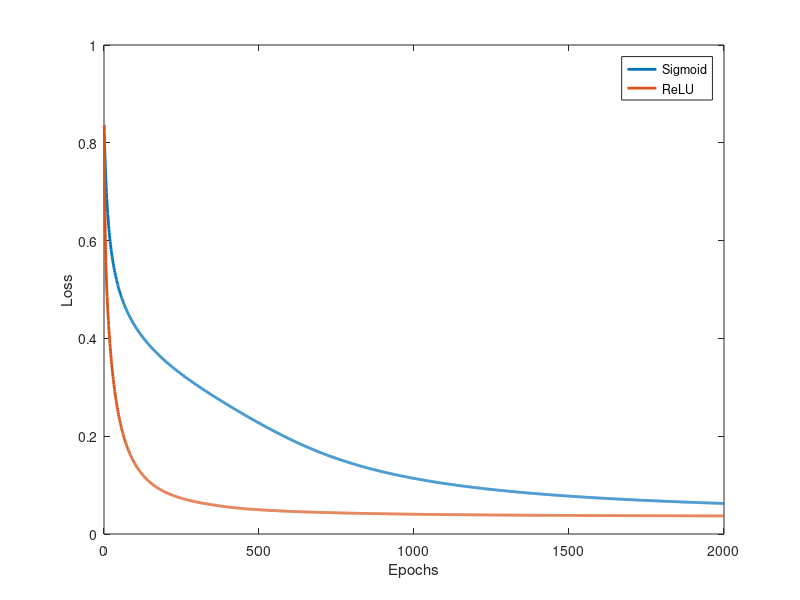
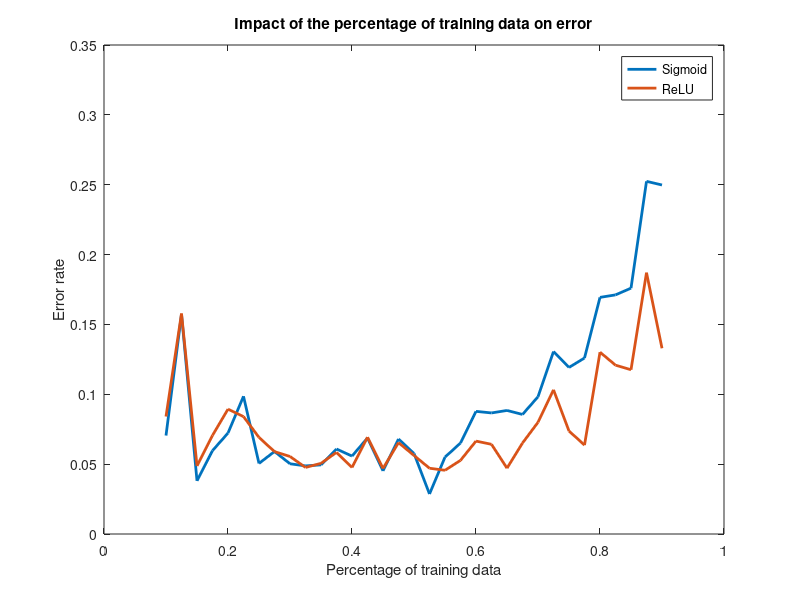

Write MATLAB code to recreate these figures, in order.
clear; close all; clc;

function [x, xTesting, yTraining, yTesting] = loadData(percentage)
    % ------------- load data -------------
    load('fisheriris.mat');
    % standard scaling the data to have mean 0 and std 1
    % this avoids having to deal with different scales of the data
    meas = meas - mean(meas);
    meas = meas ./ std(meas);

    % permutating the data to have a random order
    perm = randperm(size(meas, 1));
    meas = meas(perm, :);
    species = species(perm);

    % keeping only part of the data for training
    trainingMax = floor(percentage*size(meas, 1));
    x = meas(1:trainingMax, :);
    xTesting = meas(trainingMax+1:end, :);

    % one hot encoding the labels
    y = zeros(size(meas, 1), 3);
    for i = 1:size(meas, 1)
        if strcmp(species(i), 'setosa')
            y(i, 1) = 1;
        elseif strcmp(species(i), 'versicolor')
            y(i, 2) = 1;
        elseif strcmp(species(i), 'virginica')
            y(i, 3) = 1;
        end
    end
    yTraining = y(1:trainingMax, :);
    yTesting = y(trainingMax+1:end, :);
end

function [Loss, errorRate] = train(x, xTesting, yTraining, yTesting, seed, activationFunction, activationFunctionDerivative)
    % ------------- initialization -------------
    % use the seed to initialize the random number generator
    rng(seed);
    % randomly initialized so the result is data dependent
    W1 = randn(4,8);
    b1 = randn(1, 8);

    W2 = randn(8, 3);
    b2 = randn(1, 3);

    epochs = 2000;
    learningRate = 0.1;

    m = size(x,1);

    % ------------- training loop -------------
    Loss = zeros(epochs, 1);
    for i = 1:epochs
        % ------------- forward pass -------------
        Z1 = x * W1 + repmat(b1, m, 1);
        A1 = activationFunction(Z1);

        Z2 = A1 * W2 + repmat(b2, m, 1);
        A2 = exp(Z2) ./ sum(exp(Z2), 2);
        % ------------- loss function -------------
        L = -1/m * sum(sum(yTraining .* log(A2)));
        Loss(i) = L;
        % ------------- backward pass -------------
        % layer 2
        dZ2 = A2 - yTraining; 
        dW2 = 1/m * A1' * dZ2;
        db2 = 1/m * sum(dZ2, 1);

        %layer 1
        dZ1 = (dZ2 * W2') .* activationFunctionDerivative(Z1);
        dW1 = 1/m * x' * dZ1;
        db1 = 1/m * sum(dZ1, 1);
        % ------------- update weights -------------
        W1 = W1 - learningRate * dW1;
        W2 = W2 - learningRate * dW2;
        b1 = b1 - learningRate * db1;
        b2 = b2 - learningRate * db2;
    end

    % ------------- testing loop -------------
    clear Z1 A1 Z2 A2;
    % forward pass on training data
    m = size(xTesting,1);
    Z1 = xTesting * W1 + repmat(b1, m, 1);
    A1 = activationFunction(Z1);

    Z2 = A1 * W2 + repmat(b2, m, 1);
    A2 = exp(Z2) ./ sum(exp(Z2), 2);

    [~, estimatedResult] = max(A2, [], 2);
    [~, trueResult] = max(yTesting, [], 2);

    errors = sum(estimatedResult ~= trueResult);

    % forward pass on training data
    m = size(x,1);
    Z1 = x * W1 + repmat(b1, m, 1);
    A1 = activationFunction(Z1);

    Z2 = A1 * W2 + repmat(b2, m, 1);
    A2 = exp(Z2) ./ sum(exp(Z2), 2);

    [~, estimatedResult] = max(A2, [], 2);
    [~, trueResult] = max(yTraining, [], 2);

    errors = errors + sum(estimatedResult ~= trueResult);

    % error rate
    errorRate = errors / size(xTesting, 1);
end

function A = sigmoid(Z)
    A = 1 ./ (1 + exp(-Z));
end
function A = sigmoidDerivative(Z)
    A = sigmoid(Z) .* (1 - sigmoid(Z));
end


%% Loss comparison between sigmoid and ReLU

% load data
percentage = 0.8;
[x, xTesting, yTraining, yTesting] = loadData(percentage);

function A = ReLU(Z)
    A = max(0, Z);
end
function A = ReLUDerivative(Z)
    A = Z > 0;
end

% get a random seed for the random number generator
seed = rng;

[Lsigmoid, ~] = train(x, xTesting, yTraining, yTesting, seed, @sigmoid, @sigmoidDerivative);
[LReLU, ~] = train(x, xTesting, yTraining, yTesting, seed, @ReLU, @ReLUDerivative);

% loss function plot
figure;
plot(Lsigmoid, 'LineWidth', 2);
hold on;
plot(LReLU, 'LineWidth', 2);
xlabel('Epochs');
ylabel('Loss');
legend('Sigmoid', 'ReLU');

%% Impact of the percentage of training data on error

% load activationComparison.mat if it exists
if exist('activationComparison.mat', 'file')
    load('activationComparison.mat');
    disp('Loaded activationComparison.mat');
    run = 0;
else
    disp('activationComparison.mat not found, running the code...');
    percentageVect = 0.1:0.025:0.9;
    avgErrorSigmoid = zeros(length(percentageVect), 1);
    avgErrorReLU = zeros(length(percentageVect), 1);
    run = 1;
end

if run == 1
    parfor i = 1:length(percentageVect)
        % load data
        [x, xTesting, yTraining, yTesting] = loadData(percentageVect(i));

        % looping to average the error as a single test gives a varying result
        loopSize = 1000;
        errorSigmoid = zeros(loopSize, 1);
        errorReLU = zeros(loopSize, 1);
        for j = 1:loopSize
            % get a random seed for the random number generator
            seed = rng;

            [~, errorSigmoid(j)] = train(x, xTesting, yTraining, yTesting, seed, @sigmoid, @sigmoidDerivative);
            [~, errorReLU(j)] = train(x, xTesting, yTraining, yTesting, seed, @ReLU, @ReLUDerivative);
        end

        % average the error
        avgErrorSigmoid(i) = mean(errorSigmoid);
        avgErrorReLU(i) = mean(errorReLU);
    end
    % save the results
    save('activationComparison.mat', 'avgErrorSigmoid', 'avgErrorReLU', 'percentageVect');
end

% error rate plot
figure;

% Subplot 1: Error rates for Sigmoid and ReLU
plot(percentageVect, avgErrorSigmoid, 'LineWidth', 2);
hold on;
plot(percentageVect, avgErrorReLU, 'LineWidth', 2);
xlabel('Percentage of training data');
ylabel('Error rate');
legend('Sigmoid', 'ReLU');
title('Impact of the percentage of training data on error');
